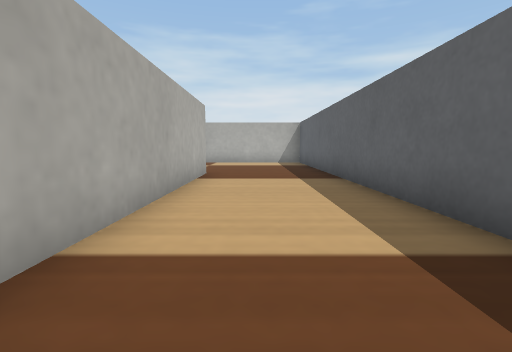
view 1 (above)

20 first-person views from a walk through a Webots world. The camera is 0.04 m above the floor, tilts 6° down and sees 85° across. The floor is counted in squares, 0.05 m on a side. Each view is taken from the middle of a square. On the plan, view 1 faces up. The plan holds only what a view shows up to about 11 squares ahead; the rest is blank. The place goes on beyond the plan. Robots are left out. Simple shapes and patterns stand in for the simulator's stock objects.

view 2
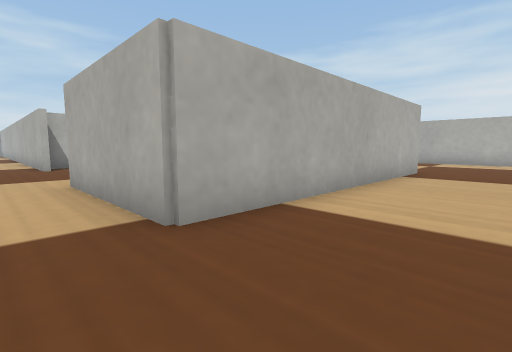

view 3
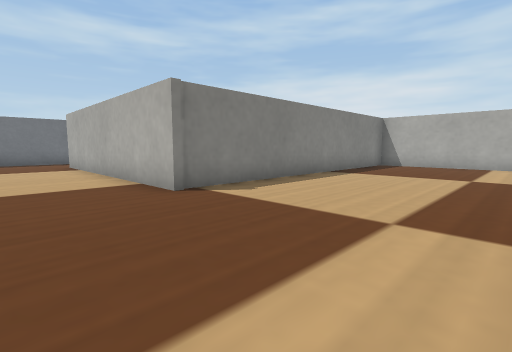

view 4
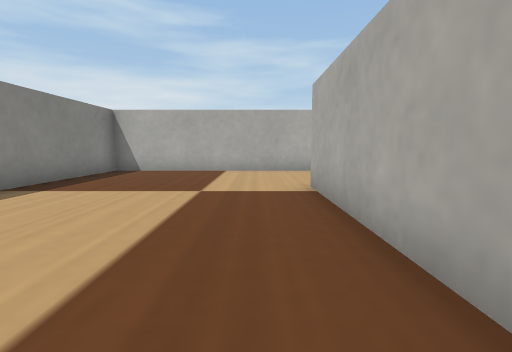

view 5
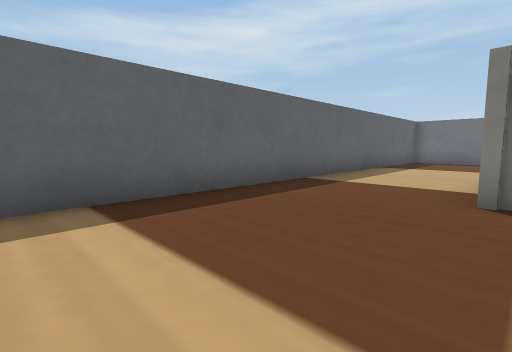

view 6
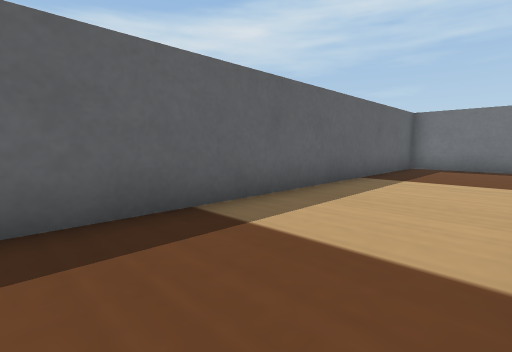

view 7
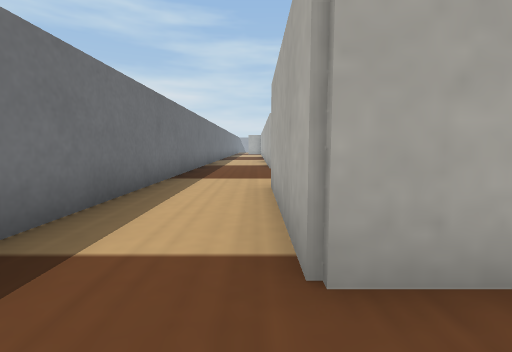

view 8
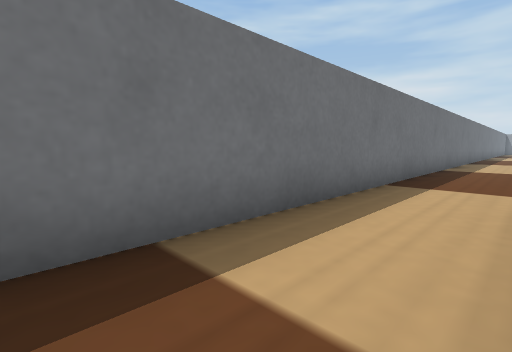

view 9
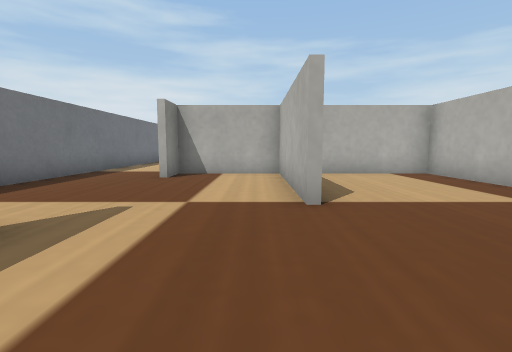

view 10
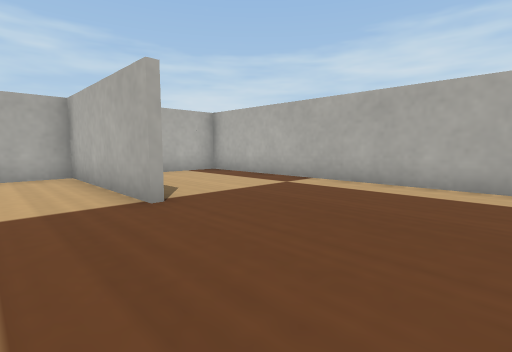

view 11
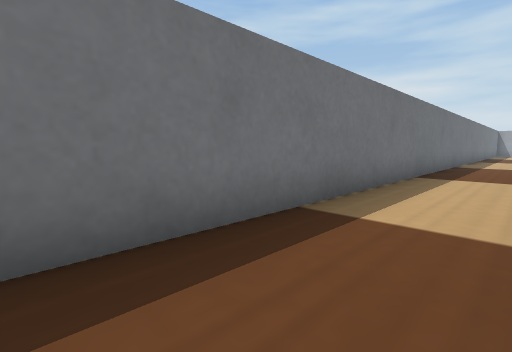

view 12
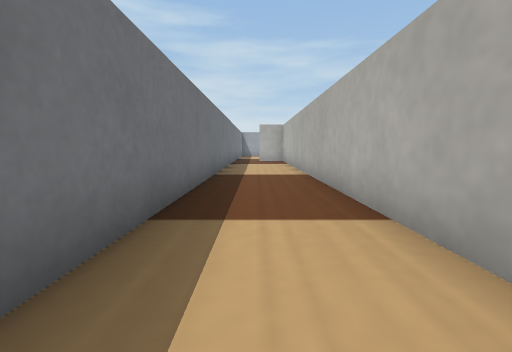

view 13
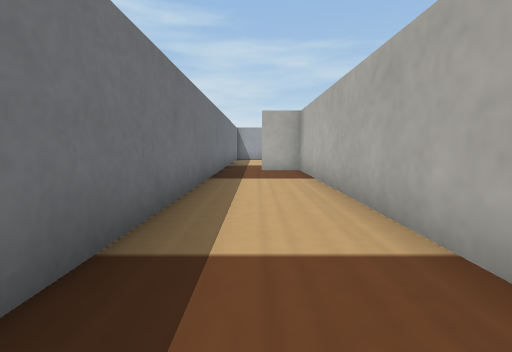

view 14
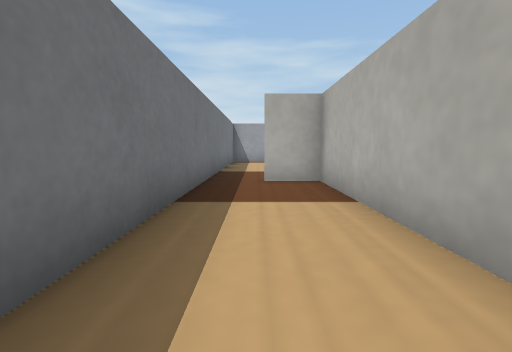

view 15
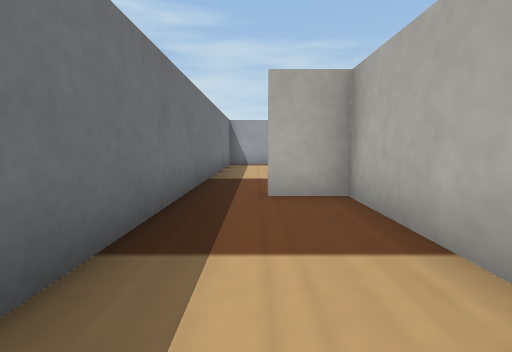

view 16
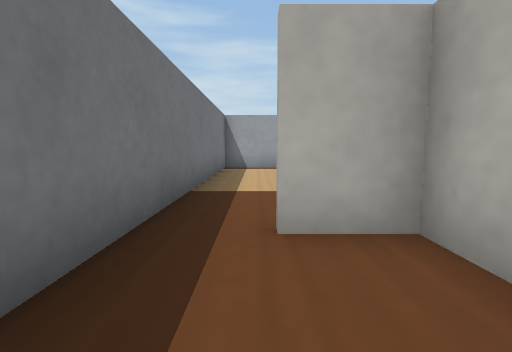

view 17
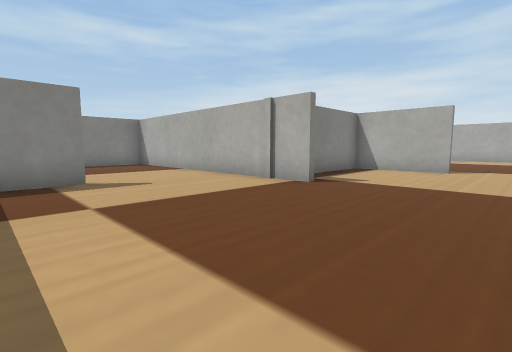

view 18
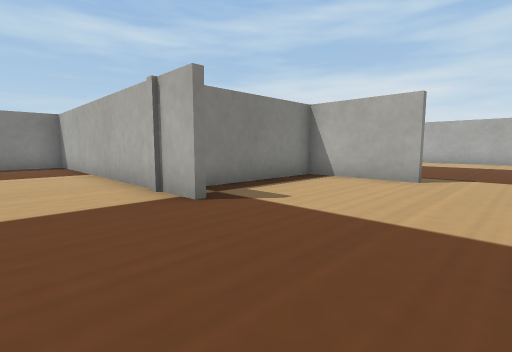

view 19
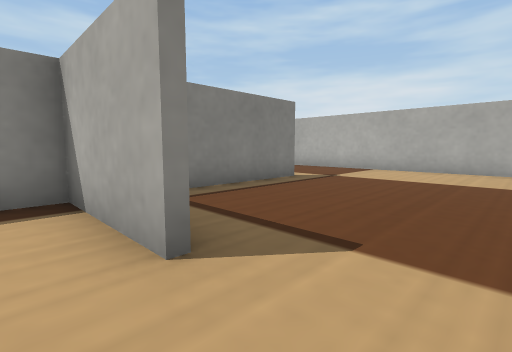

view 20
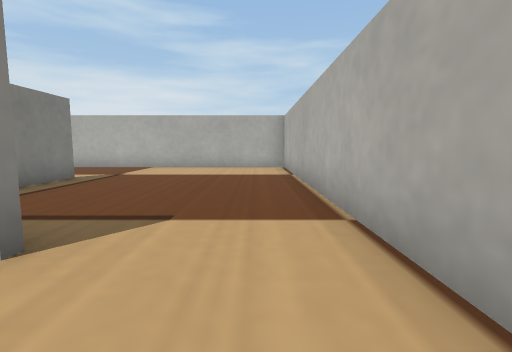

### Floor plan
Points are (right, up) in squares from view 1. A wall is a line through its corners. A room is listed if a view was taken in it or the views show most of it. See-through windows are left out.
Room 1 (views 1, 2, 3, 4, 5, 6, 7, 8, 11, 12, 13, 14, 15, 16)
walls: (-3.1, 14.1) (-7.6, 14.1); (-11.3, 13.5) (-11.3, 8.3) (-1.5, 8.3) (-1.5, 0.3) (-5.6, 0.3); (-10.1, 0.5) (-13.2, 0.5); (-15.5, 0.5) (-29.5, 0.5) (-29.5, -0.9); (-30, -2.2) (2.2, -2.2) (2.2, 12.9)
ways out: opening at (-8, 0) to room 2; opening at (-9, 14) to room 3; gap at (-30, -1)
Room 2 (views 9, 10)
walls: (-6.7, 3.7) (-11.3, 3.7) (-11.3, 0.7) (-10.1, 0.7)
ways out: opening at (-8, 0) to room 1; opening at (-4.5, 4) to room 5
Room 3 (views 17, 18, 19, 20)
walls: (-11.3, 17.5) (-11.3, 13.5); (-7.6, 14.3) (-6.2, 14.3); (-15.9, 19.3) (-15.9, 16.3) (-12.2, 16.3)
ways out: opening at (-9, 14) to room 1; opening at (-16, 20.5) to room 4
Room 4 (no view inside)
walls: (-21.2, 16.3) (-17.9, 16.3); (-15.1, 22.1) (-24.9, 22.1) (-24.9, 15.4)
ways out: opening at (-16, 20.5) to room 3; opening at (-23, 16)
Room 5 (no view inside)
walls: (-3.1, 8.1) (-11.3, 8.1) (-11.3, 4.9)
ways out: opening at (-4.5, 4) to room 2

Positions as (right, up) in squares from view 1, and headings:
1: (0, 0), facing up
2: (1, -1), facing up-left
3: (1, 13), facing down-left
4: (-2, 13), facing left
5: (-2, 13), facing down-right
6: (-1, 9), facing down-right
7: (0, 0), facing left
8: (-1, 0), facing down-left
9: (-3, 3), facing left
10: (-3, 2), facing up-left
11: (-9, 0), facing down-left
12: (-14, -1), facing left
13: (-20, -1), facing left
14: (-23, -1), facing left
15: (-25, -1), facing left
16: (-27, -1), facing left
17: (-6, 21), facing down-left
18: (-9, 21), facing down-left
19: (-15, 21), facing down-left
20: (-14, 21), facing left
